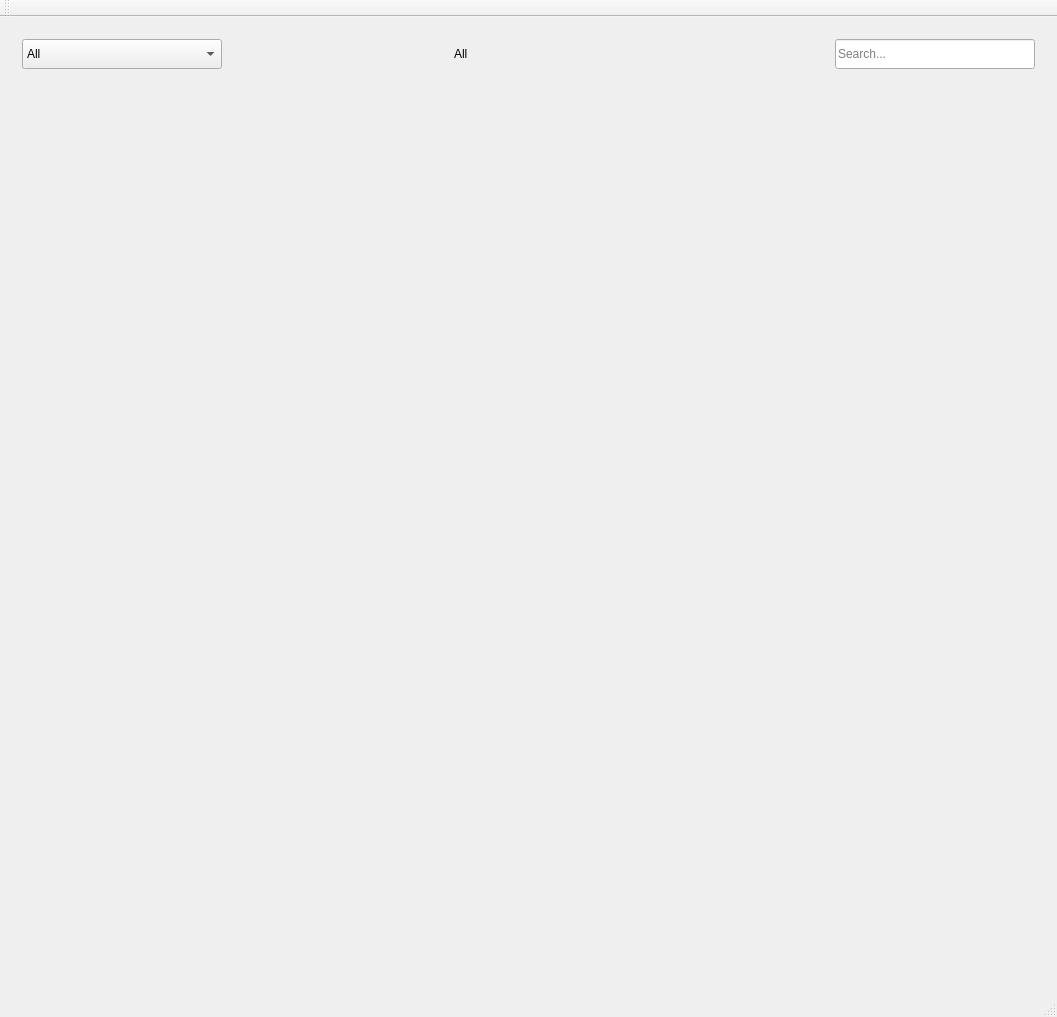
<?xml version="1.0" encoding="UTF-8"?>
<ui version="4.0">
 <class>Jumuisha</class>
 <widget class="QMainWindow" name="Jumuisha">
  <property name="geometry">
   <rect>
    <x>0</x>
    <y>0</y>
    <width>1057</width>
    <height>1017</height>
   </rect>
  </property>
  <property name="windowTitle">
   <string>Jumuisha</string>
  </property>
  <widget class="QWidget" name="centralWidget">
   <layout class="QVBoxLayout" name="verticalLayout">
    <item alignment="Qt::AlignTop">
     <widget class="QWidget" name="widget" native="true">
      <property name="maximumSize">
       <size>
        <width>16777215</width>
        <height>46</height>
       </size>
      </property>
      <layout class="QHBoxLayout" name="horizontalLayout">
       <item>
        <widget class="QComboBox" name="comboBox">
         <property name="minimumSize">
          <size>
           <width>200</width>
           <height>30</height>
          </size>
         </property>
         <property name="maximumSize">
          <size>
           <width>200</width>
           <height>30</height>
          </size>
         </property>
         <item>
          <property name="text">
           <string>All</string>
          </property>
         </item>
         <item>
          <property name="text">
           <string>Spy Van</string>
          </property>
         </item>
         <item>
          <property name="text">
           <string>Body Camera</string>
          </property>
         </item>
         <item>
          <property name="text">
           <string>CCTV</string>
          </property>
         </item>
         <item>
          <property name="text">
           <string>Drones</string>
          </property>
         </item>
        </widget>
       </item>
       <item>
        <spacer name="horizontalSpacer">
         <property name="orientation">
          <enum>Qt::Horizontal</enum>
         </property>
         <property name="sizeHint" stdset="0">
          <size>
           <width>40</width>
           <height>20</height>
          </size>
         </property>
        </spacer>
       </item>
       <item>
        <widget class="QLabel" name="label">
         <property name="minimumSize">
          <size>
           <width>150</width>
           <height>30</height>
          </size>
         </property>
         <property name="maximumSize">
          <size>
           <width>150</width>
           <height>30</height>
          </size>
         </property>
         <property name="text">
          <string>All</string>
         </property>
        </widget>
       </item>
       <item>
        <spacer name="horizontalSpacer_2">
         <property name="orientation">
          <enum>Qt::Horizontal</enum>
         </property>
         <property name="sizeHint" stdset="0">
          <size>
           <width>40</width>
           <height>20</height>
          </size>
         </property>
        </spacer>
       </item>
       <item>
        <widget class="QLineEdit" name="lineEdit">
         <property name="minimumSize">
          <size>
           <width>150</width>
           <height>30</height>
          </size>
         </property>
         <property name="maximumSize">
          <size>
           <width>200</width>
           <height>30</height>
          </size>
         </property>
         <property name="readOnly">
          <bool>false</bool>
         </property>
         <property name="placeholderText">
          <string>Search...</string>
         </property>
        </widget>
       </item>
      </layout>
     </widget>
    </item>
    <item alignment="Qt::AlignVCenter">
     <widget class="QWidget" name="mapView" native="true">
      <property name="sizePolicy">
       <sizepolicy hsizetype="Expanding" vsizetype="Preferred">
        <horstretch>0</horstretch>
        <verstretch>0</verstretch>
       </sizepolicy>
      </property>
      <property name="minimumSize">
       <size>
        <width>805</width>
        <height>700</height>
       </size>
      </property>
      <property name="maximumSize">
       <size>
        <width>16777215</width>
        <height>800</height>
       </size>
      </property>
      <layout class="QHBoxLayout" name="horizontalLayout_3">
       <property name="spacing">
        <number>0</number>
       </property>
       <property name="leftMargin">
        <number>0</number>
       </property>
       <property name="topMargin">
        <number>0</number>
       </property>
       <property name="rightMargin">
        <number>0</number>
       </property>
       <property name="bottomMargin">
        <number>0</number>
       </property>
      </layout>
     </widget>
    </item>
    <item>
     <widget class="QWidget" name="widget_3" native="true">
      <property name="minimumSize">
       <size>
        <width>0</width>
        <height>180</height>
       </size>
      </property>
      <property name="maximumSize">
       <size>
        <width>16777215</width>
        <height>300</height>
       </size>
      </property>
      <layout class="QHBoxLayout" name="horizontalLayout_2"/>
     </widget>
    </item>
   </layout>
  </widget>
  <widget class="QMenuBar" name="menuBar">
   <property name="geometry">
    <rect>
     <x>0</x>
     <y>0</y>
     <width>1057</width>
     <height>22</height>
    </rect>
   </property>
  </widget>
  <widget class="QToolBar" name="mainToolBar">
   <attribute name="toolBarArea">
    <enum>TopToolBarArea</enum>
   </attribute>
   <attribute name="toolBarBreak">
    <bool>false</bool>
   </attribute>
  </widget>
  <widget class="QStatusBar" name="statusBar"/>
 </widget>
 <layoutdefault spacing="6" margin="11"/>
 <resources/>
 <connections>
  <connection>
   <sender>comboBox</sender>
   <signal>activated(QString)</signal>
   <receiver>label</receiver>
   <slot>setText(QString)</slot>
   <hints>
    <hint type="sourcelabel">
     <x>197</x>
     <y>76</y>
    </hint>
    <hint type="destinationlabel">
     <x>464</x>
     <y>77</y>
    </hint>
   </hints>
  </connection>
 </connections>
</ui>
